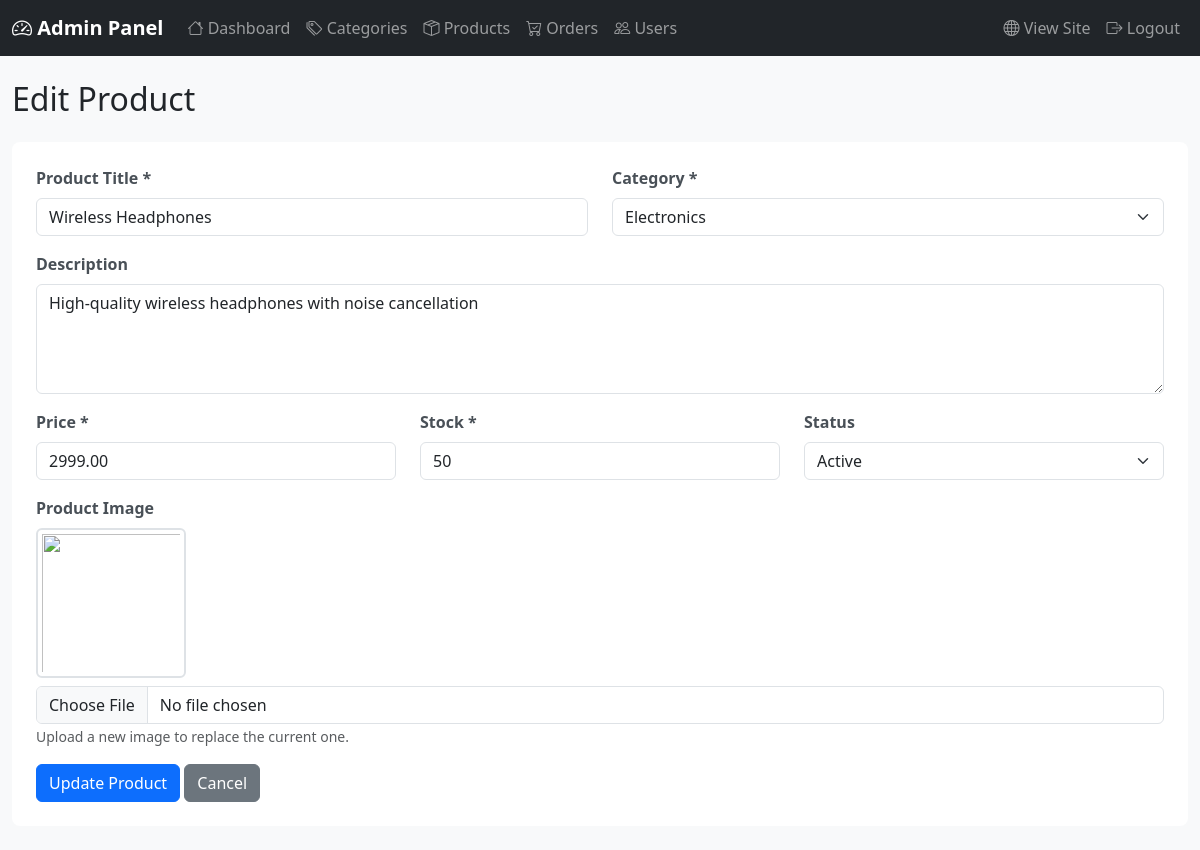
Page /admin/product-edit.php?id=1 (signed in) on the committed database.
### tables this page shows
CREATE TABLE IF NOT EXISTS products (
    id INT AUTO_INCREMENT PRIMARY KEY,
    category_id INT NOT NULL,
    title VARCHAR(255) NOT NULL,
    description TEXT,
    price DECIMAL(10, 2) NOT NULL,
    stock INT NOT NULL DEFAULT 0,
    status ENUM('active', 'inactive') DEFAULT 'active',
    created_at TIMESTAMP DEFAULT CURRENT_TIMESTAMP,
    updated_at TIMESTAMP DEFAULT CURRENT_TIMESTAMP ON UPDATE CURRENT_TIMESTAMP,
    FOREIGN KEY (category_id) REFERENCES categories(id) ON DELETE CASCADE
);

CREATE TABLE IF NOT EXISTS categories (
    id INT AUTO_INCREMENT PRIMARY KEY,
    name VARCHAR(100) NOT NULL,
    description TEXT,
    image VARCHAR(255),
    status ENUM('active', 'inactive') DEFAULT 'active',
    created_at TIMESTAMP DEFAULT CURRENT_TIMESTAMP,
    updated_at TIMESTAMP DEFAULT CURRENT_TIMESTAMP ON UPDATE CURRENT_TIMESTAMP
);

### includes/functions.php (called while the page is built, shortened)
<?php
function getProductImage($product_data) {
    $placeholder = 'assets/images/no-image.jpg';
    $upload_path = 'uploads/products/';
    $image_name = is_array($product_data) ? ($product_data['image'] ?? '') : $product_data;
    if (!empty($image_name) && file_exists(__DIR__ . '/../' . $upload_path . $image_name)) {
        return SITE_URL . '/' . $upload_path . $image_name;
    } else {
        return SITE_URL . '/' . $placeholder;
    }
}
?>

### admin/product-edit.php (the view, shortened to what this page needs)
<?php
require_once __DIR__ . '/../includes/admin_header.php';
$db = getDB();
$productId = isset($_GET['id']) ? (int)$_GET['id'] : 0;
$stmt = $db->prepare("SELECT * FROM products WHERE id = ?");
$stmt->execute([$productId]);
$product = $stmt->fetch();
$categories = $db->query("SELECT * FROM categories WHERE status = 'active' ORDER BY name")->fetchAll();
?>
<div class="container-fluid my-4">
    <h2 class="mb-4">Edit Product</h2>
    <div class="card">
        <div class="card-body">
            <form method="POST" enctype="multipart/form-data">
                <div class="row">
                    <div class="col-md-6 mb-3">
                        <label class="form-label">Product Title *</label>
                        <input type="text" class="form-control" name="title" value="<?php echo htmlspecialchars($product['title']); ?>" required>
                    </div>
                    <div class="col-md-6 mb-3">
                        <label class="form-label">Category *</label>
                        <select class="form-select" name="category_id" required>
                            <?php foreach ($categories as $cat): ?>
                            <option value="<?php echo $cat['id']; ?>" <?php echo $cat['id'] == $product['category_id'] ? 'selected' : ''; ?>>
                                <?php echo htmlspecialchars($cat['name']); ?>
                            </option>
                            <?php endforeach; ?>
                        </select>
                    </div>
                </div>
                <div class="mb-3">
                    <label class="form-label">Description</label>
                    <textarea class="form-control" name="description" rows="4"><?php echo htmlspecialchars($product['description']); ?></textarea>
                </div>
                <div class="row">
                    <div class="col-md-4 mb-3">
                        <label class="form-label">Price *</label>
                        <input type="number" step="0.01" class="form-control" name="price" value="<?php echo $product['price']; ?>" required>
                    </div>
                    <div class="col-md-4 mb-3">
                        <label class="form-label">Stock *</label>
                        <input type="number" class="form-control" name="stock" value="<?php echo $product['stock']; ?>" required>
                    </div>
                    <div class="col-md-4 mb-3">
                        <label class="form-label">Status</label>
                        <select class="form-select" name="status">
                            <option value="active" <?php echo $product['status'] === 'active' ? 'selected' : ''; ?>>Active</option>
                        </select>
                    </div>
                </div>
                <div class="mb-3">
                    <label class="form-label">Product Image</label>
                    <div class="mb-2">
                        <img src="<?php echo getProductImage($product); ?>"
                             style="width: 150px; height: 150px; object-fit: cover;" class="img-thumbnail">
                    </div>
                    <input type="file" class="form-control" name="product_image" accept="image/*">
                    <small class="text-muted">Upload a new image to replace the current one.</small>
                </div>
                <button type="submit" class="btn btn-primary">Update Product</button>
                <a href="<?php echo ADMIN_URL; ?>/products.php" class="btn btn-secondary">Cancel</a>
            </form>
        </div>
    </div>
</div>
<?php require_once __DIR__ . '/../includes/admin_footer.php'; ?>

### assets/css/admin.css (style rules this page uses)
body { background-color: #f8f9fa; }
.container-fluid { max-width: 1400px; }
.card { border: none; border-radius: 0.5rem; }
.card-body { padding: 1.5rem; }
.form-label { font-weight: 600; color: #495057; margin-bottom: 0.5rem; }
.img-thumbnail { border: 2px solid #dee2e6; border-radius: 0.375rem; }

### rows in the picture
products: title "Wireless Headphones", category_id "Electronics", description "High-quality wireless headphones with noise cancellation", price "2999.00", stock "50", status "Active"
